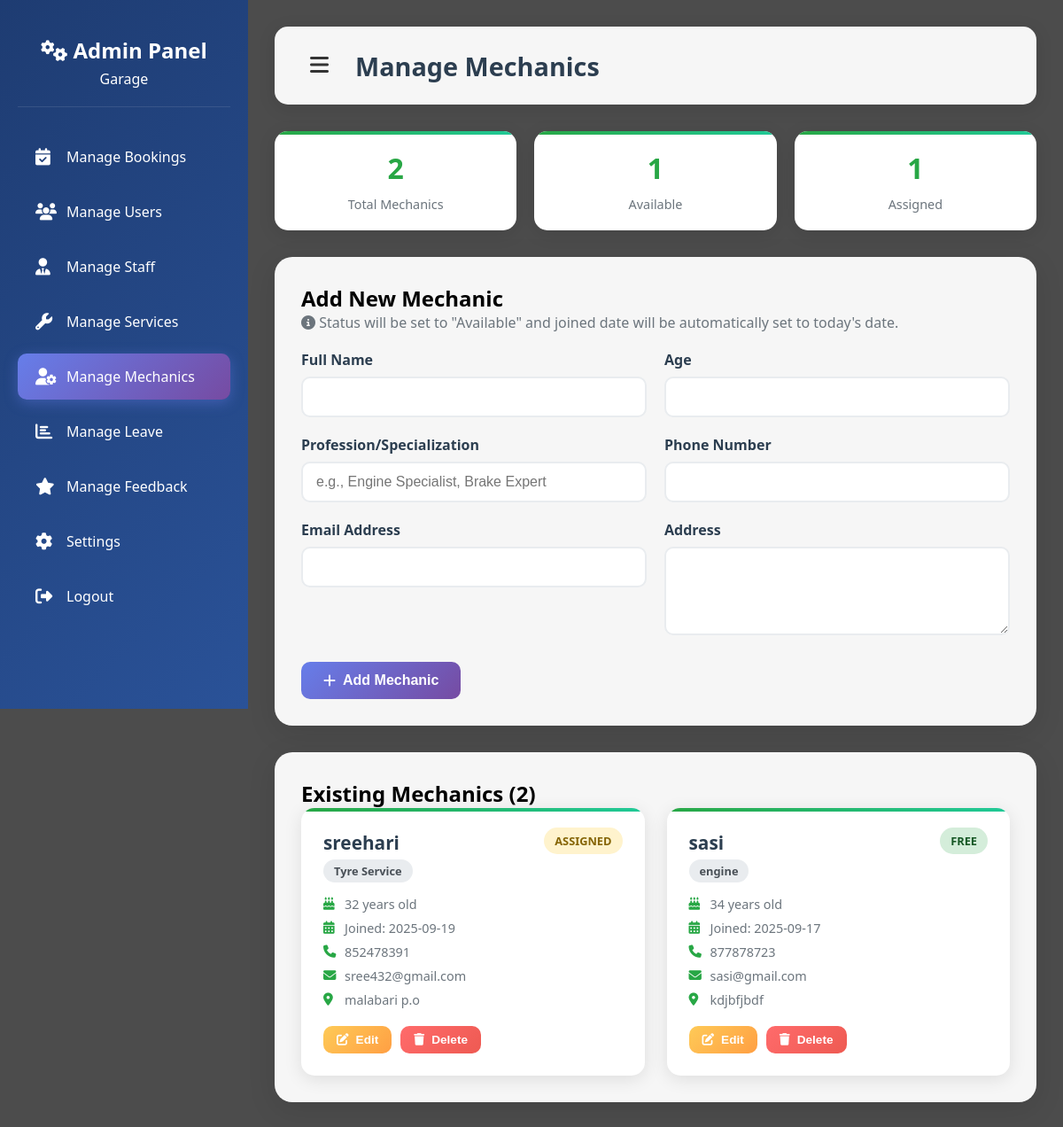
Page /manage_mechanics.php (signed in) on the committed database.
### tables this page shows
CREATE TABLE `mechanics` (
  `mechanic_id` int(11) NOT NULL,
  `name` varchar(100) NOT NULL,
  `age` int(11) NOT NULL,
  `profession` varchar(100) NOT NULL,
  `status` enum('free','assigned') DEFAULT 'free',
  `joined_date` date DEFAULT NULL,
  `address` text DEFAULT NULL,
  `phone_number` varchar(15) DEFAULT NULL,
  `email` varchar(100) DEFAULT NULL
);

### manage_mechanics.php (the view, shortened to what this page needs)
<?php
$host = "localhost";
$user = "root";
$pass = "";
$db = "login";
$conn = new mysqli($host, $user, $pass, $db);
$conn->query("ALTER TABLE mechanics ADD COLUMN IF NOT EXISTS joined_date DATE NULL");
$conn->query("ALTER TABLE mechanics ADD COLUMN IF NOT EXISTS address TEXT NULL");
$conn->query("ALTER TABLE mechanics ADD COLUMN IF NOT EXISTS phone_number VARCHAR(15) NULL");
$conn->query("ALTER TABLE mechanics ADD COLUMN IF NOT EXISTS email VARCHAR(100) NULL");
$mechanics_query = "SELECT * FROM mechanics ORDER BY joined_date DESC, name";
$mechanics_result = $conn->query($mechanics_query);
$total_mechanics = $conn->query("SELECT COUNT(*) as count FROM mechanics")->fetch_assoc()['count'];
$free_mechanics = $conn->query("SELECT COUNT(*) as count FROM mechanics WHERE status = 'free'")->fetch_assoc()['count'];
$assigned_mechanics = $conn->query("SELECT COUNT(*) as count FROM mechanics WHERE status = 'assigned'")->fetch_assoc()['count'];
?>
<!DOCTYPE html>
<html lang="en">
<head>
    <link href="https://cdnjs.cloudflare.com/ajax/libs/font-awesome/6.4.0/css/all.min.css" rel="stylesheet" />
</head>
<body>
    <aside class="sidebar" id="sidebar">
        <div class="sidebar-header">
            <h2><i class="fas fa-cogs"></i> Admin Panel</h2>
            <p>Garage</p>
        </div>
        <nav>
            <ul class="nav-menu">
                <li class="nav-item">
                    <a href="adminbookingview.php" class="nav-link">
                        <i class="fas fa-calendar-check"></i>
                        <span>Manage Bookings</span>
                    </a>
                </li>
                <li class="nav-item">
                    <a href="manage_users.php" class="nav-link">
                        <i class="fas fa-users"></i>
                        <span>Manage Users</span>
                    </a>
                </li>
                <li class="nav-item">
                    <a href="manage_staff.php" class="nav-link">
                        <i class="fas fa-user-tie"></i>
                        <span>Manage Staff</span>
                    </a>
                </li>
                <li class="nav-item">
                    <a href="manage_services.php" class="nav-link">
                        <i class="fas fa-wrench"></i>
                        <span>Manage Services</span>
                    </a>
                </li>
                <li class="nav-item">
                    <a href="manage_mechanics.php" class="nav-link active">
                        <i class="fas fa-user-cog"></i>
                        <span>Manage Mechanics</span>
                    </a>
                </li>
                <li class="nav-item">
                    <a href="manage_leaves.php" class="nav-link">
                        <i class="fas fa-chart-bar"></i>
                        <span>Manage Leave</span>
                    </a>
                </li>
                 <li class="nav-item">
                    <a href="manage_feedback.php" class="nav-link">
                        <i class="fas fa-star"></i>
                        <span>Manage Feedback</span>
                    </a>
                </li>
                <li class="nav-item">
                    <a href="settingsadmin.php" class="nav-link">
                        <i class="fas fa-cog"></i>
                        <span>Settings</span>
                    </a>
                </li>
                <li class="nav-item">
                    <a href="logout.php" class="nav-link">
                        <i class="fas fa-sign-out-alt"></i>
                        <span>Logout</span>
                    </a>
                </li>
            </ul>
        </nav>
    </aside>
    <main class="main-content" id="mainContent">
        <div class="top-bar">
            <div style="display: flex; align-items: center; gap: 20px;">
                <button class="menu-toggle" onclick="toggleSidebar()">
                    <i class="fas fa-bars"></i>
                </button>
                <h1>Manage Mechanics</h1>
            </div>
        </div>
        <div class="stats-grid">
            <div class="stat-card">
                <div class="stat-number"><?php echo $total_mechanics; ?></div>
                <div class="stat-label">Total Mechanics</div>
            </div>
            <div class="stat-card">
                <div class="stat-number"><?php echo $free_mechanics; ?></div>
                <div class="stat-label">Available</div>
            </div>
            <div class="stat-card">
                <div class="stat-number"><?php echo $assigned_mechanics; ?></div>
                <div class="stat-label">Assigned</div>
            </div>
        </div>
        <div class="content-card">
            <h2>Add New Mechanic</h2>
            <p style="color: #6c757d; margin-bottom: 20px;">
                <i class="fas fa-info-circle"></i> Status will be set to "Available" and joined date will be automatically set to today's date.
            </p>
            <form method="POST" action="" id="addMechanicForm">
                <div class="form-grid">
                    <div class="form-group">
                        <label for="mechanic_name">Full Name</label>
                        <input type="text" name="name" id="mechanic_name" required pattern="[a-zA-Z\s]+" title="Name should only contain letters and spaces" />
                    </div>
                    <div class="form-group">
                        <label for="mechanic_age">Age</label>
                        <input type="number" name="age" id="mechanic_age" min="18" max="100" required title="Age must be between 18 and 100" />
                    </div>
                    <div class="form-group">
                        <label for="mechanic_profession">Profession/Specialization</label>
                        <input type="text" name="profession" id="mechanic_profession" placeholder="e.g., Engine Specialist, Brake Expert" required pattern="[a-zA-Z\s]+" title="Profession should only contain letters and spaces" />
                    </div>
                    <div class="form-group">
                        <label for="mechanic_phone">Phone Number</label>
                        <input type="tel" name="phone_number" id="mechanic_phone" required pattern="[0-9]{10}" title="Phone number must be exactly 10 digits" maxlength="10" />
                    </div>
                    <div class="form-group">
                        <label for="mechanic_email">Email Address</label>
                        <input type="email" name="email" id="mechanic_email" required title="Please enter a valid email address" />
                    </div>
                    <div class="form-group">
                        <label for="mechanic_address">Address</label>
                        <textarea name="address" id="mechanic_address" rows="3" required></textarea>
                    </div>
                </div>
                <button type="submit" class="btn btn-primary">
                    <i class="fas fa-plus"></i> Add Mechanic
                </button>
            </form>
        </div>
        <div class="content-card">
            <h2>Existing Mechanics (<?php echo $total_mechanics; ?>)</h2>
            <?php if ($mechanics_result && $mechanics_result->num_rows > 0): ?>
                <div class="mechanics-grid">
                    <?php while ($mechanic = $mechanics_result->fetch_assoc()): ?>
                        <div class="mechanic-card">
                            <div class="mechanic-header">
                                <div>
                                    <div class="mechanic-name"><?php echo htmlspecialchars($mechanic['name']); ?></div>
                                    <div class="mechanic-profession"><?php echo htmlspecialchars($mechanic['profession']); ?></div>
                                </div>
                                <div>
                                    <span class="status-badge <?php echo ($mechanic['status'] === 'free') ? 'status-free' : 'status-assigned'; ?>">
                                        <?php echo htmlspecialchars(strtoupper($mechanic['status'])); ?>
                                    </span>
                                </div>
                            </div>
                            <div class="mechanic-details">
                                <div class="mechanic-detail-item">
                                    <i class="fas fa-birthday-cake"></i>
                                    <span><?php echo htmlspecialchars($mechanic['age']); ?> years old</span>
                                </div>
                                <div class="mechanic-detail-item">
                                    <i class="fas fa-calendar-alt"></i>
                                    <span>Joined: <?php echo htmlspecialchars($mechanic['joined_date'] ?? 'N/A'); ?></span>
                                </div>
                                <div class="mechanic-detail-item">
                                    <i class="fas fa-phone"></i>
                                    <span><?php echo htmlspecialchars($mechanic['phone_number'] ?? 'N/A'); ?></span>
                                </div>
                                <div class="mechanic-detail-item">
                                    <i class="fas fa-envelope"></i>
                                    <span><?php echo htmlspecialchars($mechanic['email'] ?? 'N/A'); ?></span>
                                </div>
                                <div class="mechanic-detail-item">
                                    <i class="fas fa-map-marker-alt"></i>
                                    <span><?php echo htmlspecialchars(substr($mechanic['address'] ?? 'N/A', 0, 50)) . (strlen($mechanic['address'] ?? '') > 50 ? '...' : ''); ?></span>
                                </div>
                            </div>
                            <div class="mechanic-actions">
                                <button class="btn btn-warning btn-sm" onclick="editMechanic(<?php echo $mechanic['mechanic_id']; ?>)">
                                    <i class="fas fa-edit"></i> Edit
                                </button>
                                <form method="POST" style="display: inline;" onsubmit="return confirm('Are you sure you want to delete this mechanic?')">
                                    <button type="submit" class="btn btn-danger btn-sm">
                                        <i class="fas fa-trash"></i> Delete
                                    </button>
                                </form>
                            </div>
                        </div>
                    <?php endwhile; ?>
                </div>
            <?php else: ?>
                <p>No mechanics found. Add a new mechanic above.</p>
            <?php endif; ?>
        </div>
    </main>
</body>
</html>

### rows in the picture
mechanics: name "sreehari", profession "Tyre Service", status "ASSIGNED", age "32", joined_date "2025-09-19", phone_number "852478391", email "sree432@gmail.com", address "malabari p.o"
mechanics: name "sasi", profession "engine", status "FREE", age "34", joined_date "2025-09-17", phone_number "877878723", email "sasi@gmail.com", address "kdjbfjbdf"

### other values in the picture
$total_mechanics "2"
$free_mechanics "1"
$assigned_mechanics "1"
